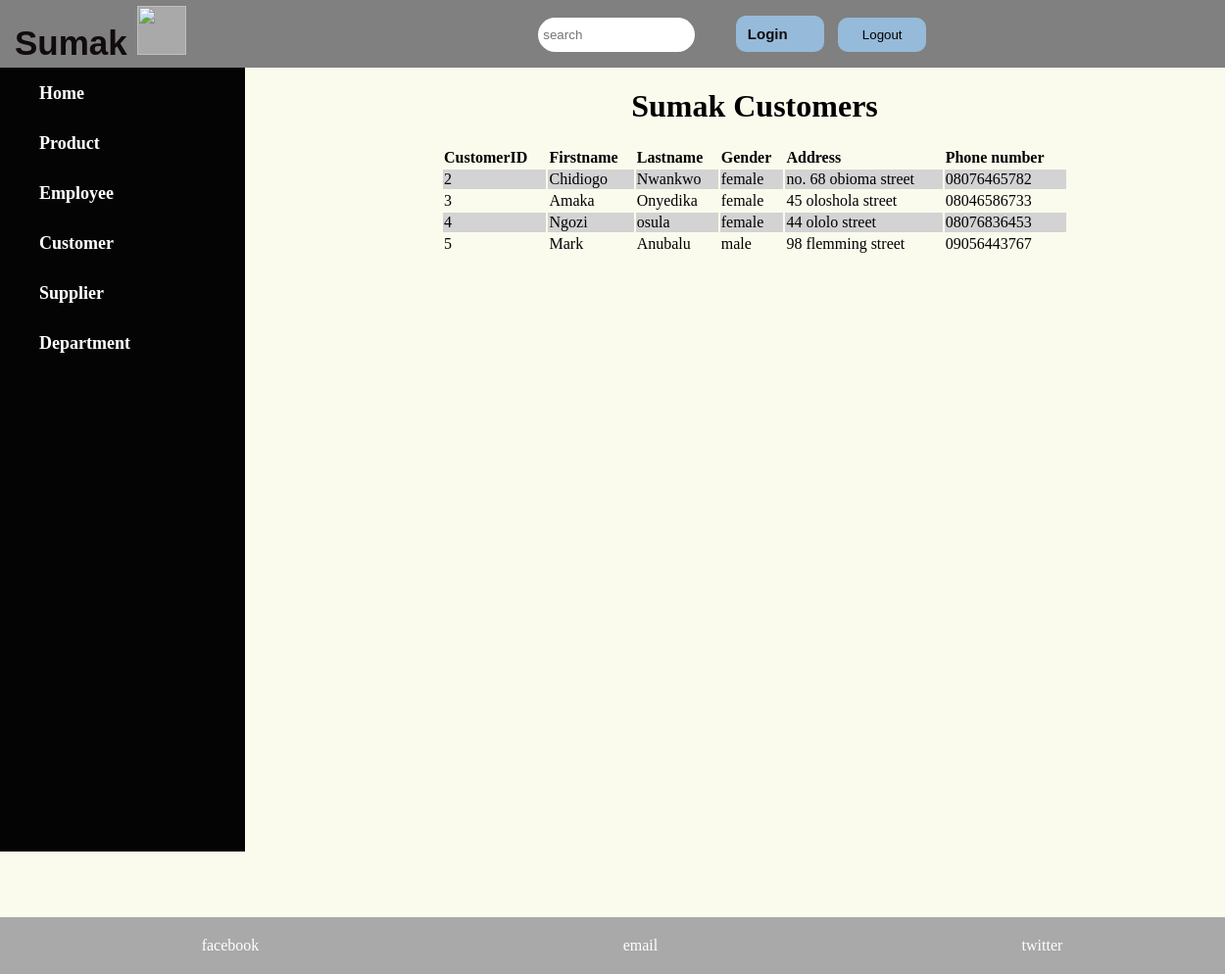
The page /customerlist.php on the database its author committed.
### tables this page shows
CREATE TABLE `customer` (
  `CustomerID` int(6) NOT NULL,
  `FirstName` varchar(15) NOT NULL,
  `LastName` varchar(15) NOT NULL,
  `Gender` varchar(10) NOT NULL,
  `Address` varchar(197) NOT NULL,
  `cphone` varchar(15) NOT NULL
);

### customerlist.php (the view, shortened to what this page needs)
<?php
    require("header.php");
    $host = "localhost";
    $db_username = "root";
    $db_password = "";
    $database = "supermarket";
$connection = mysqli_connect($host, $db_username, $db_password, $database);
        $query = "SELECT * FROM customer ";
       $result = mysqli_query($connection, $query);
       if ($result) {
        $customers = [];
        while ($customer = mysqli_fetch_assoc($result)) {
            $customers[] = $customer;
        }
    } else {
        $_SESSION['customerlist_error'] = "Invalid customer list.";
    }
?>
<!DOCTYPE html>
<html lang="en">
<head>
</head>
<body>
    <div class="login_container">
        <div>
            <?php
                require("menu.php");
            ?>
        </div>
            <div class="login_box table_box">
            <table class ="table">
                    <caption><h1>Sumak Customers</h1></caption>
                    <tr>
                        <th>CustomerID</th>
                        <th>Firstname</th>
                        <th>Lastname</th>
                        <th>Gender</th>
                        <th>Address</th>
                        <th>Phone number</th>
                    </tr>
                    <?php foreach ($customers as $customer) : ?>
                    <tr class ="tr">
                        <td><?php echo $customer['CustomerID']; ?></td>
                        <td><?php echo $customer['FirstName']; ?></td>
                        <td><?php echo $customer['LastName']; ?></td>
                        <td><?php echo $customer['Gender']; ?></td>
                        <td><?php echo $customer['Address']; ?></td>
                        <td><?php echo $customer['cphone']; ?></td>
                    </tr>
                    <?php endforeach; ?>
            </table>
            </div>
    </div>
    <div class="footer_box">
        <?php
        require("footer.php")
    ?>
    </div>
</body>
</html>

### css/style.css (style rules this page uses)
body { height: 100%; margin: 0; width: 100%; height: 100vh; background-color: rgb(251, 251, 237); }
.login_box { padding: 100px 50px 50px 600px; }
.table_box { padding: 0px 0px 50px 450px; }
.table { width: 80%; text-align: left; }
tr:nth-child(even) { background-color: lightgray; }

### rows shown on the page
customer: CustomerID "2", FirstName "Chidiogo", LastName "Nwankwo", Gender "female", Address "no. 68 obioma street", cphone "08076465782"
customer: CustomerID "3", FirstName "Amaka", LastName "Onyedika", Gender "female", Address "45 oloshola street", cphone "08046586733"
customer: CustomerID "4", FirstName "Ngozi", LastName "osula", Gender "female", Address "44 ololo street", cphone "08076836453"
customer: CustomerID "5", FirstName "Mark", LastName "Anubalu", Gender "male", Address "98 flemming street", cphone "09056443767"
